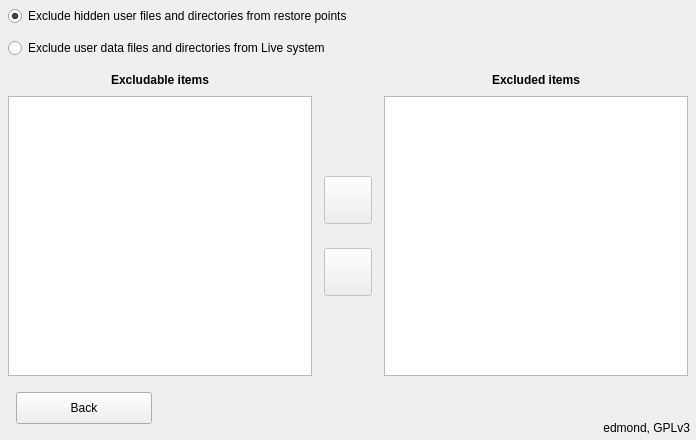
     <widget class="QWidget" name="excludepanel" native="true">
      <property name="geometry">
       <rect>
        <x>1</x>
        <y>2664</y>
        <width>696</width>
        <height>440</height>
       </rect>
      </property>
      <property name="autoFillBackground">
       <bool>true</bool>
      </property>
      <widget class="QRadioButton" name="pointexclude">
       <property name="geometry">
        <rect>
         <x>8</x>
         <y>6</y>
         <width>440</width>
         <height>20</height>
        </rect>
       </property>
       <property name="cursor">
        <cursorShape>PointingHandCursor</cursorShape>
       </property>
       <property name="focusPolicy">
        <enum>Qt::NoFocus</enum>
       </property>
       <property name="text">
        <string>Exclude hidden user files and directories from restore points</string>
       </property>
       <property name="checked">
        <bool>true</bool>
       </property>
      </widget>
      <widget class="QRadioButton" name="liveexclude">
       <property name="geometry">
        <rect>
         <x>8</x>
         <y>38</y>
         <width>406</width>
         <height>20</height>
        </rect>
       </property>
       <property name="cursor">
        <cursorShape>PointingHandCursor</cursorShape>
       </property>
       <property name="focusPolicy">
        <enum>Qt::NoFocus</enum>
       </property>
       <property name="text">
        <string>Exclude user data files and directories from Live system</string>
       </property>
      </widget>
      <widget class="QLabel" name="excludeitemstext">
       <property name="geometry">
        <rect>
         <x>8</x>
         <y>64</y>
         <width>304</width>
         <height>32</height>
        </rect>
       </property>
       <property name="font">
        <font>
         <weight>75</weight>
         <bold>true</bold>
        </font>
       </property>
       <property name="text">
        <string>Excludable items</string>
       </property>
       <property name="alignment">
        <set>Qt::AlignCenter</set>
       </property>
      </widget>
      <widget class="QLabel" name="excludedtext">
       <property name="geometry">
        <rect>
         <x>384</x>
         <y>64</y>
         <width>304</width>
         <height>32</height>
        </rect>
       </property>
       <property name="font">
        <font>
         <weight>75</weight>
         <bold>true</bold>
        </font>
       </property>
       <property name="text">
        <string>Excluded items</string>
       </property>
       <property name="alignment">
        <set>Qt::AlignCenter</set>
       </property>
      </widget>
      <widget class="QPushButton" name="excluderemoveitem">
       <property name="enabled">
        <bool>false</bool>
       </property>
       <property name="geometry">
        <rect>
         <x>324</x>
         <y>248</y>
         <width>48</width>
         <height>48</height>
        </rect>
       </property>
       <property name="cursor">
        <cursorShape>PointingHandCursor</cursorShape>
       </property>
       <property name="focusPolicy">
        <enum>Qt::NoFocus</enum>
       </property>
       <property name="toolTip">
        <string>Remove item from the exclusion list</string>
       </property>
       <property name="icon">
        <iconset resource="pictures.qrc">
         <normaloff>:/pictures/leftarrow.png</normaloff>:/pictures/leftarrow.png</iconset>
       </property>
       <property name="iconSize">
        <size>
         <width>24</width>
         <height>22</height>
        </size>
       </property>
      </widget>
      <widget class="QPushButton" name="excludeadditem">
       <property name="enabled">
        <bool>false</bool>
       </property>
       <property name="geometry">
        <rect>
         <x>324</x>
         <y>176</y>
         <width>48</width>
         <height>48</height>
        </rect>
       </property>
       <property name="cursor">
        <cursorShape>PointingHandCursor</cursorShape>
       </property>
       <property name="focusPolicy">
        <enum>Qt::NoFocus</enum>
       </property>
       <property name="toolTip">
        <string>Add item to the exclusion list</string>
       </property>
       <property name="icon">
        <iconset resource="pictures.qrc">
         <normaloff>:/pictures/rightarrow.png</normaloff>:/pictures/rightarrow.png</iconset>
       </property>
       <property name="iconSize">
        <size>
         <width>24</width>
         <height>22</height>
        </size>
       </property>
      </widget>
      <widget class="QLabel" name="excludeedmondtext">
       <property name="geometry">
        <rect>
         <x>390</x>
         <y>416</y>
         <width>300</width>
         <height>24</height>
        </rect>
       </property>
       <property name="text">
        <string notr="true">edmond, GPLv3</string>
       </property>
       <property name="alignment">
        <set>Qt::AlignRight|Qt::AlignTrailing|Qt::AlignVCenter</set>
       </property>
      </widget>
      <widget class="QPushButton" name="excludeback">
       <property name="geometry">
        <rect>
         <x>16</x>
         <y>392</y>
         <width>136</width>
         <height>32</height>
        </rect>
       </property>
       <property name="cursor">
        <cursorShape>PointingHandCursor</cursorShape>
       </property>
       <property name="text">
        <string>Back</string>
       </property>
       <property name="icon">
        <iconset resource="pictures.qrc">
         <normaloff>:/pictures/back.png</normaloff>:/pictures/back.png</iconset>
       </property>
       <property name="iconSize">
        <size>
         <width>13</width>
         <height>13</height>
        </size>
       </property>
      </widget>
      <widget class="QTreeWidget" name="excludeitemslist">
       <property name="geometry">
        <rect>
         <x>8</x>
         <y>96</y>
         <width>304</width>
         <height>280</height>
        </rect>
       </property>
       <property name="focusPolicy">
        <enum>Qt::ClickFocus</enum>
       </property>
       <property name="editTriggers">
        <set>QAbstractItemView::NoEditTriggers</set>
       </property>
       <property name="showDropIndicator" stdset="0">
        <bool>false</bool>
       </property>
       <property name="selectionBehavior">
        <enum>QAbstractItemView::SelectItems</enum>
       </property>
       <property name="headerHidden">
        <bool>true</bool>
       </property>
       <column>
        <property name="text">
         <string notr="true">1</string>
        </property>
       </column>
      </widget>
      <widget class="QListWidget" name="excludedlist">
       <property name="geometry">
        <rect>
         <x>384</x>
         <y>96</y>
         <width>304</width>
         <height>280</height>
        </rect>
       </property>
       <property name="focusPolicy">
        <enum>Qt::ClickFocus</enum>
       </property>
       <property name="editTriggers">
        <set>QAbstractItemView::NoEditTriggers</set>
       </property>
       <property name="showDropIndicator" stdset="0">
        <bool>false</bool>
       </property>
       <property name="sortingEnabled">
        <bool>true</bool>
       </property>
      </widget>
      <widget class="lblevent" name="excluderesize">
       <property name="geometry">
        <rect>
         <x>686</x>
         <y>430</y>
         <width>10</width>
         <height>10</height>
        </rect>
       </property>
       <property name="cursor">
        <cursorShape>PointingHandCursor</cursorShape>
       </property>
       <property name="pixmap">
        <pixmap resource="pictures.qrc">:/pictures/resize.png</pixmap>
       </property>
       <property name="scaledContents">
        <bool>true</bool>
       </property>
       <property name="alignment">
        <set>Qt::AlignCenter</set>
       </property>
      </widget>
      <widget class="QWidget" name="excludecover" native="true">
       <property name="geometry">
        <rect>
         <x>5</x>
         <y>5</y>
         <width>686</width>
         <height>430</height>
        </rect>
       </property>
      </widget>
     </widget>
